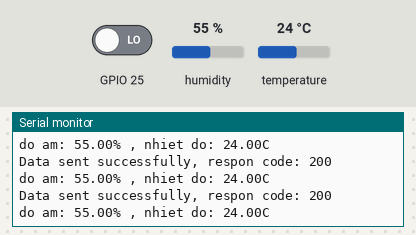
This sketch was run on a simulated ESP32. Shown: the last lines printed to the serial monitor. The inputs (shaded band) are chosen by the test bench; at power-on: humidity 55 %, temperature 24 °C, GPIO 25 LOW. WiFi joins after 1.5 s; servers stay silent unless stated; uploads are accepted with an empty reply.

Above: at 2.7 s.
2.8 s: humidity set to 22 %
At 3.82 s:
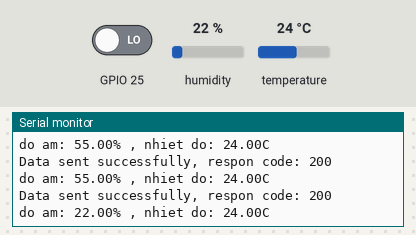
4.3 s: temperature set to 12 °C
At 4.34 s:
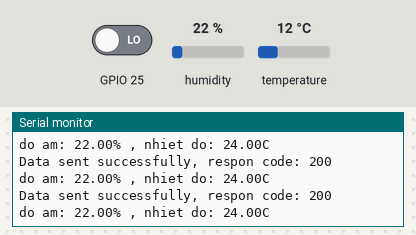
5.8 s: humidity set to 40 %
At 5.93 s:
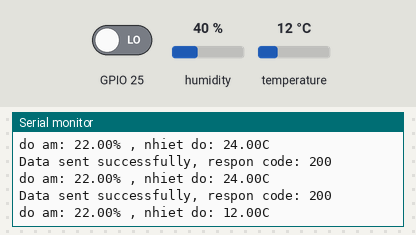
Timing chart, 0 to 8.8 s (numbered marks = the images above; inputs shaded):
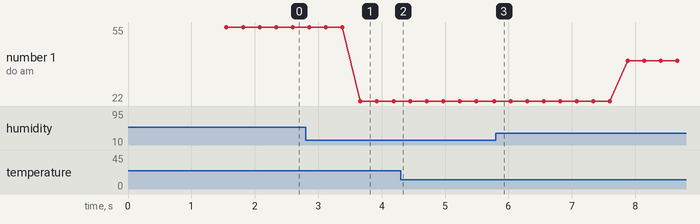

The sketch:

dht11.ino
```cpp
#include <WiFi.h>
#include <HTTPClient.h>
#include <DHT.h>

const char* ssid = "iPhone 5s";
const char* password = "12345679";
const char* FIREBASE_HOST ="nhietdo-81391-default-rtdb.firebaseio.com";
const char* FIREBASE_AUTH="AcVqdLO68Bk7upQuSvwbumZegxegpQod53q9QqaZ";
const char* databaseURL="https://nhietdo-81391-default-rtdb.firebaseio.com/data.json";

#define DHT_PIN  32

DHT dht(DHT_PIN, DHT11);


void setup(){
  // mở cổng giao tiếp serial để mở thông báo bên màn hình
  Serial.begin(9600);
  // kết nối wifi
  WiFi.begin(ssid, password);

  // kiểm tra wifi
  while(WiFi.status() != WL_CONNECTED){

    Serial.println("Connecting to wifi.........");
  }

  Serial.println("Connected to wifi");
  // bat dau cho cam bien doc
  dht.begin();


}

void loop(){


  int but = digitalRead(25);

  // bien doc du lieu
  float doAm = dht.readHumidity();
  float nhietDo = dht.readTemperature();
  // kiem tra du lieu xem co doc thanh cong kh( nan = error)
  // thanh cong dong goi sang goi chuoi JSON

    Serial.printf("do am: %.2f%% , nhiet do: %.2fC\n", doAm, nhietDo);


  // send data to firebase = protocol HTTP
  String data= String("{\"nhiet do\":") + String(nhietDo) + String(",\"do am\":") + String(doAm) + String("}");
  HTTPClient http;
  http.begin(databaseURL);
  http.addHeader("Content-Type", "application/json");
  http.addHeader("Authorization", FIREBASE_AUTH);

  int httpResponseCode = http.PUT(data);

  if(httpResponseCode > 0){
    Serial.print("Data sent successfully, respon code: ");
    Serial.println(httpResponseCode);
  }
  else{
    Serial.print("error sending data, response code: ");
    Serial.println(httpResponseCode);
  }

  http.end();
  delay(30);
  if(httpResponseCode == 200){
   String response = http.getString();
  float nhietDoFirebase = response.toFloat();
  }
  delay(30);

}
```

Measured:
- after the input at 2.8 s, the serial monitor: prints a new line after 0.87 s (image 1)
- plotted number 1: 55 → 22 after the input at 2.8 s, 22 → 40 after the input at 5.8 s
